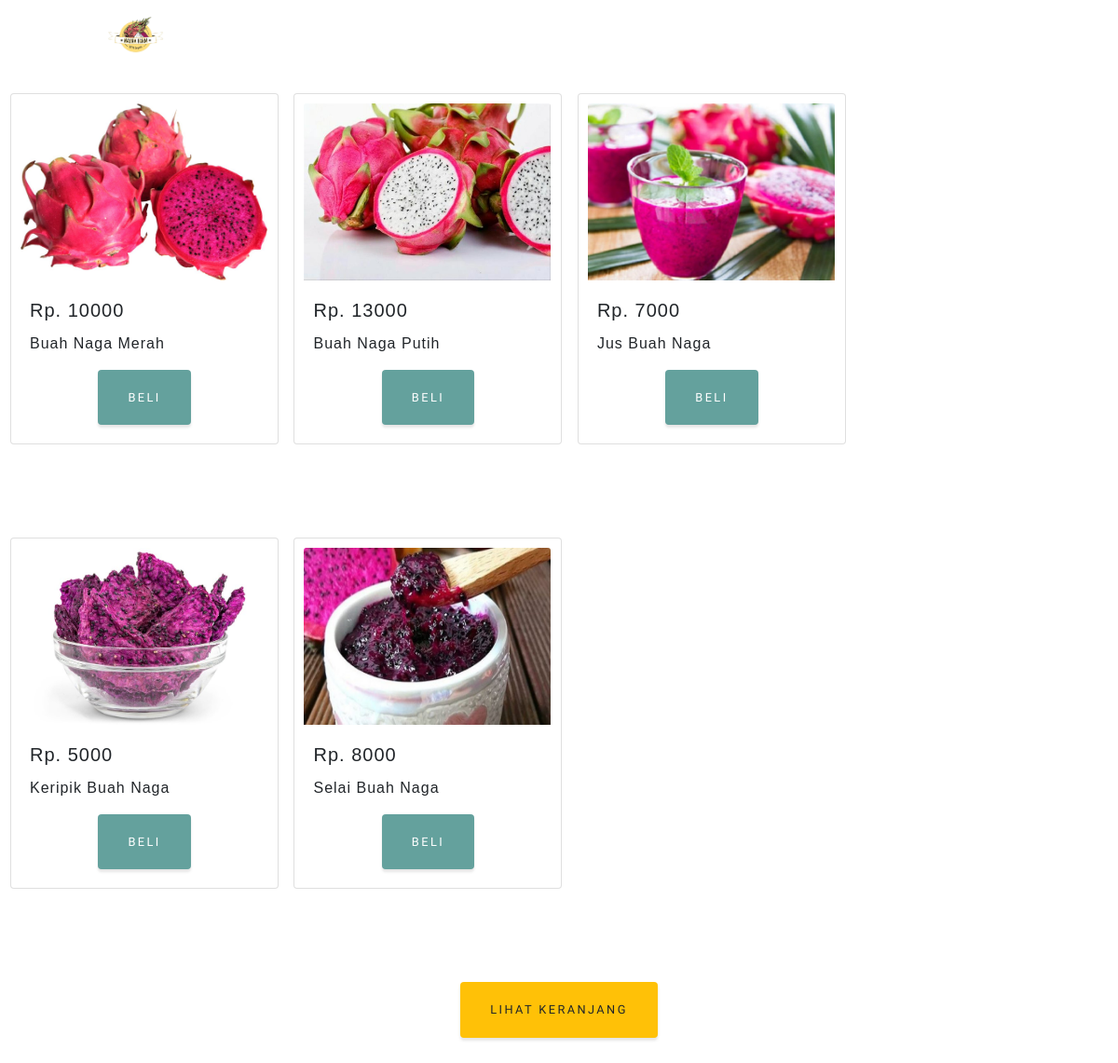
/WEB_NF/transaksi.php, run on the app's committed database.
### tables this page shows
CREATE TABLE `produk` (
  `ID_PRODUK` varchar(5) NOT NULL,
  `NAMA_PRODUK` varchar(30) DEFAULT NULL,
  `FOTO_PRODUK` varchar(100) NOT NULL,
  `STOK_PRODUK` int(11) DEFAULT NULL,
  `HARGA_BELI` int(11) NOT NULL,
  `HARGA_JUAL` int(11) DEFAULT NULL
);

### WEB_NF/transaksi.php (the view, shortened to what this page needs)
<?php
require 'functions.php';
?>
<!DOCTYPE html>
<html lang="en">
<head>
    <link href="vendor/fontawesome-free/css/all.min.css" rel="stylesheet" type="text/css">
    <link href="css/sb-admin.css" rel="stylesheet">
    <link href="vendor/bootstrap/css/bootstrap.min.css" rel="stylesheet">
    <link href="vendor/bootstrap/css/bootstrap1.css" rel="stylesheet">
    <link href="vendor/fontawesome-free/css/all.min.css" rel="stylesheet">
    <link href="css/style.css" rel="stylesheet">
</head>
<body>
    <header>
        <nav class="navbar navbar-expand-lg navbar-light fixed-top" id="mainNav">
            <div class="container-fluid" style="padding-left: 100px!important; padding-right: 100px!important;">
                <div class="logo">
                    <a class="navbar-brand js-scroll-trigger" href="#page-top"> <img src="img/logo_nf.png" style="width: 60px;">
                    </a>
                </div>
            </div>
        </nav>
    </header>
    <section>
        <?php $ambil = $conn->query("SELECT * FROM produk"); ?>
        <?php while ($perproduk = $ambil->fetch_assoc()) { ?>
            <div class="card tambah" style="width: 18rem;">
                <img style="height: 190px; width: 265px;" class="card-img-top img" src="img/<?php echo $perproduk["FOTO_PRODUK"] ?>" alt="">
                <div class="card-body">
                    <h5 class="card-title">Rp. <?php echo $perproduk["HARGA_JUAL"]; ?></h5>
                    <p class="card-text"><?php echo $perproduk["NAMA_PRODUK"]; ?></p>
                    <div style="display: flex; justify-content: center;">
                        <a href="transaksiproduk.php?id=<?php echo $perproduk["ID_PRODUK"]; ?>" class="btn btn-primary">Beli</a>
                    </div>
                </div>
            </div>
        <?php } ?>
        <div style=" padding: 100px; display: flex; justify-content: center;">
            <a class="btn btn-warning" href="keranjang.php">Lihat Keranjang</a>
        </div>
    </section>
</body>
</html>

### WEB_NF/css/style.css (style rules this page uses)
#mainNav { min-height: 56px; background-color: #fff; }
#mainNav .navbar-brand { color: #161616; font-weight: 700; padding: .9rem 0; }
@media (min-width: 992px) { #mainNav { padding-top: 0; padding-bottom: 0; border-bottom: none; background-color: transparent; transition: background-color 0.3s ease-in-out; } }
@media (min-width: 992px) { #mainNav .navbar-brand { padding: .5rem 0; color: rgba(255, 255, 255, 1); } }
.btn { box-shadow: 0 0.1875rem 0.1875rem 0 rgba(0, 0, 0, 0.1) !important; padding: 1.25rem 2rem; font-family: 'Varela Round'; font-size: 80%; text-transform: uppercase; letter-spacing: .15rem; border: 0; }
.btn-primary { background-color: #64a19d; }
body { font-family: 'Nunito'; letter-spacing: 0.0625em; }
a { color: #64a19d; }
body { font-family: Arial, Helvetica, sans-serif; }
:root { --input-padding-x: 1.5rem; --input-padding-y: .75rem; }
body { background: #ffffff; background: linear-gradient(to right, #f8f9fa, #f8f9fa); }
.card-body { -webkit-box-flex: 1; -ms-flex: 1 1 auto; flex: 1 1 auto; padding: 1.25rem; }
.tambah { margin: 100px 0px 0px 11px; display: inline-block; }
.img { margin: 10px 10px 0px 10px; }

### WEB_NF/transaksi.php (style rules this page uses)
body { width: 100%; height: auto; padding: 0; display: block; margin: 0 auto; max-height: 100%; max-width: 100%; background: url(img/bg-masthead.JPG); background-position: center; background-repeat: no-repeat; background-attachment: scroll; background-size: cover; }

### data on the page
produk: FOTO_PRODUK (picture), HARGA_JUAL "10000", NAMA_PRODUK "Buah Naga Merah"
produk: FOTO_PRODUK (picture), HARGA_JUAL "13000", NAMA_PRODUK "Buah Naga Putih"
produk: FOTO_PRODUK (picture), HARGA_JUAL "7000", NAMA_PRODUK "Jus Buah Naga"
produk: FOTO_PRODUK (picture), HARGA_JUAL "5000", NAMA_PRODUK "Keripik Buah Naga"
produk: FOTO_PRODUK (picture), HARGA_JUAL "8000", NAMA_PRODUK "Selai Buah Naga"
